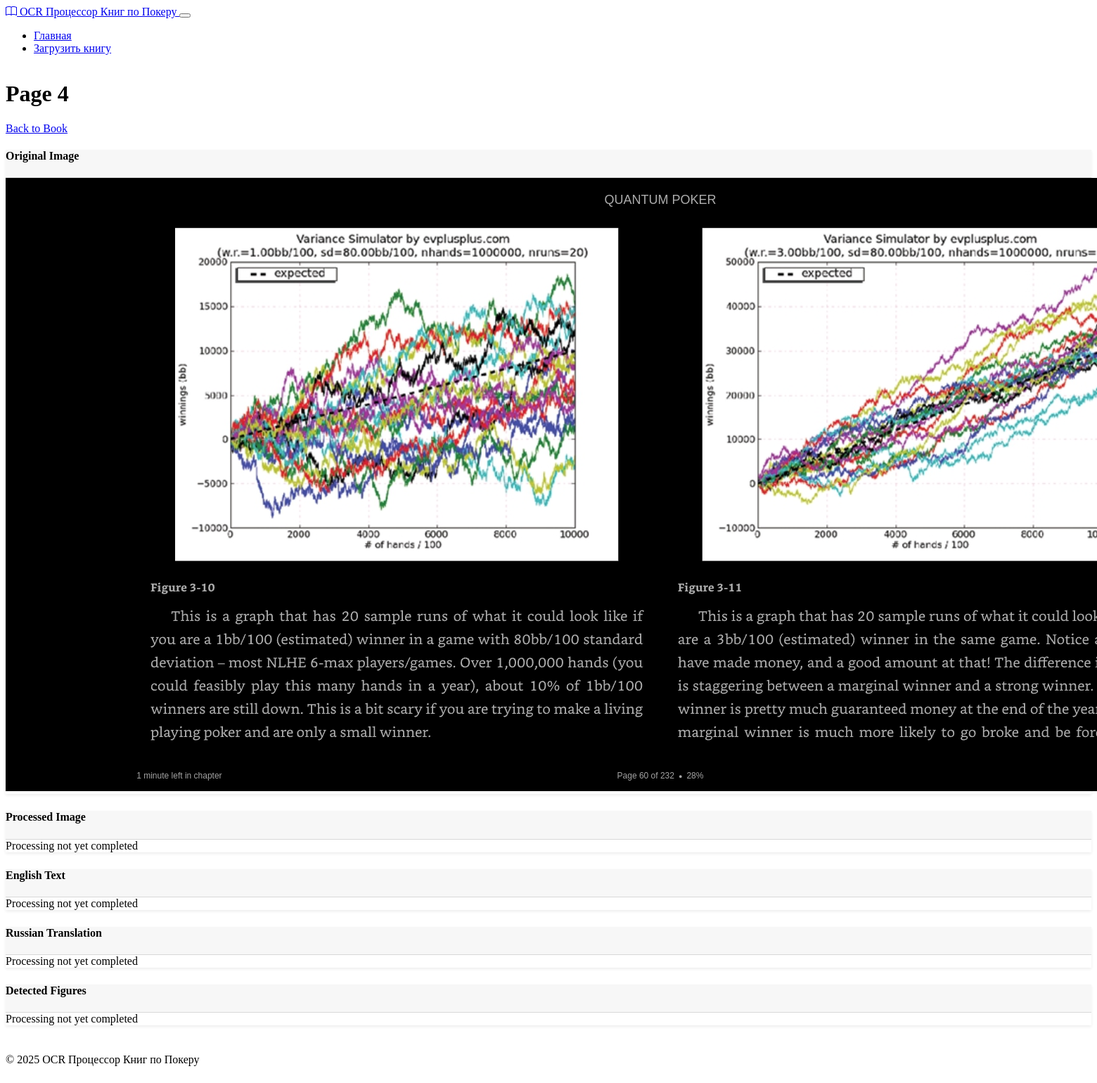
/page/4, run on the app's committed database.
### models.py (models this page shows, shortened)
class BookPage(db.Model):
    id = db.Column(db.Integer, primary_key=True)
    book_id = db.Column(db.Integer, db.ForeignKey('book.id'), nullable=False)
    page_number = db.Column(db.Integer, nullable=True)
    image_path = db.Column(db.String(255), nullable=False)
    processed_image_path = db.Column(db.String(255), nullable=True)
    text_content = db.Column(db.Text, nullable=True)
    translated_content = db.Column(db.Text, nullable=True)
    status = db.Column(db.String(50), default='pending')  # pending, processed, error
    created_at = db.Column(db.DateTime, default=datetime.utcnow)

### routes.py (the view)
@app.route('/page/<int:page_id>')
def view_page(page_id):
    page = BookPage.query.get_or_404(page_id)
    figures = Figure.query.filter_by(page_id=page_id).all()
    return render_template('page.html', page=page, figures=figures)

### routes.py (called while the page is built)
@app.context_processor
def inject_now():
    return {'now': datetime.utcnow()}

### templates/page.html (shortened to what this page needs)
{% extends "layout.html" %}
{% block content %}
<div class="mb-4">
    <div class="d-flex justify-content-between align-items-center">
        <h1>Page {{ page.page_number }}</h1>
        <div>
            <a href="{{ url_for('view_book', book_id=page.book_id) }}" class="btn btn-outline-secondary">Back to Book</a>
        </div>
    </div>
</div>
<div class="row">
    <div class="col-md-6">
        <div class="card mb-4">
            <div class="card-header">
                <h4>Original Image</h4>
            </div>
            <div class="card-body text-center">
                {% if page.image_path %}
                <img src="{{ page.image_path }}" class="img-fluid" alt="Original image">
                {% else %}
                <div class="alert alert-warning">No image available</div>
                {% endif %}
            </div>
        </div>
    </div>
    <div class="col-md-6">
        <div class="card mb-4">
            <div class="card-header">
                <h4>Processed Image</h4>
            </div>
            <div class="card-body text-center">
                {% if page.processed_image_path %}
                <img src="{{ page.processed_image_path }}" class="img-fluid" alt="Processed image">
                {% else %}
                <div class="alert alert-warning">
                    {% if page.status == 'pending' or page.status == 'processing' %}
                    Processing not yet completed
                    {% else %}
                    No processed image available
                    {% endif %}
                </div>
                {% endif %}
            </div>
        </div>
    </div>
</div>
<div class="row">
    <div class="col-md-6">
        <div class="card mb-4">
            <div class="card-header">
                <h4>English Text</h4>
            </div>
            <div class="card-body">
                {% if page.text_content %}
                <div class="text-content p-3" style="white-space: pre-wrap; max-height: 400px; overflow-y: auto;">{{ page.text_content }}</div>
                {% else %}
                <div class="alert alert-warning">
                    {% if page.status == 'pending' or page.status == 'processing' %}
                    Processing not yet completed
                    {% else %}
                    No text extracted
                    {% endif %}
                </div>
                {% endif %}
            </div>
        </div>
    </div>
    <div class="col-md-6">
        <div class="card mb-4">
            <div class="card-header">
                <h4>Russian Translation</h4>
            </div>
            <div class="card-body">
                {% if page.translated_content %}
                <div class="text-content p-3" style="white-space: pre-wrap; max-height: 400px; overflow-y: auto;">{{ page.translated_content }}</div>
                {% else %}
                <div class="alert alert-warning">
                    {% if page.status == 'pending' or page.status == 'processing' %}
                    Processing not yet completed
                    {% else %}
                    No translation available
                    {% endif %}
                </div>
                {% endif %}
            </div>
        </div>
    </div>
</div>
{% if figures %}
<div class="card mb-4">
    <div class="card-header">
        <h4>Detected Figures</h4>
    </div>
    <div class="card-body">
        <div class="row g-4">
            {% for figure in figures %}
            <div class="col-md-6">
                <div class="card h-100">
                    {% if figure.image_path %}
                    <div class="text-center p-3">
                        <img src="{{ figure.image_path }}" class="img-fluid" alt="{{ figure.figure_type }}" style="max-height: 300px;">
                    </div>
                    {% endif %}
                    <div class="card-body">
                        <h5 class="card-title">{{ figure.figure_type|title }}</h5>
                        {% if figure.description %}
                        <div class="mb-3">
                            <h6>Description (English):</h6>
                            <p class="card-text">{{ figure.description }}</p>
                        </div>
                        {% endif %}
                        {% if figure.translated_description %}
                        <div>
                            <h6>Description (Russian):</h6>
                            <p class="card-text">{{ figure.translated_description }}</p>
                        </div>
                        {% endif %}
                    </div>
                </div>
            </div>
            {% endfor %}
        </div>
    </div>
</div>
{% else %}
<div class="card mb-4">
    <div class="card-header">
        <h4>Detected Figures</h4>
    </div>
    <div class="card-body">
        <div class="alert alert-info">
            {% if page.status == 'pending' or page.status == 'processing' %}
            Processing not yet completed
            {% else %}
            No figures detected on this page
            {% endif %}
        </div>
    </div>
</div>
{% endif %}
{% endblock %}

### static/css/styles.css (style rules this page uses)
body { display: flex; flex-direction: column; min-height: 100vh; }
.card { margin-bottom: 1.5rem; border: none; box-shadow: 0 0.125rem 0.25rem rgba(0, 0, 0, 0.075); }
.card-header { background-color: rgba(0, 0, 0, 0.03); border-bottom: 1px solid rgba(0, 0, 0, 0.125); }

### data on the page
BookPage: page_number "4", image_path (picture)
